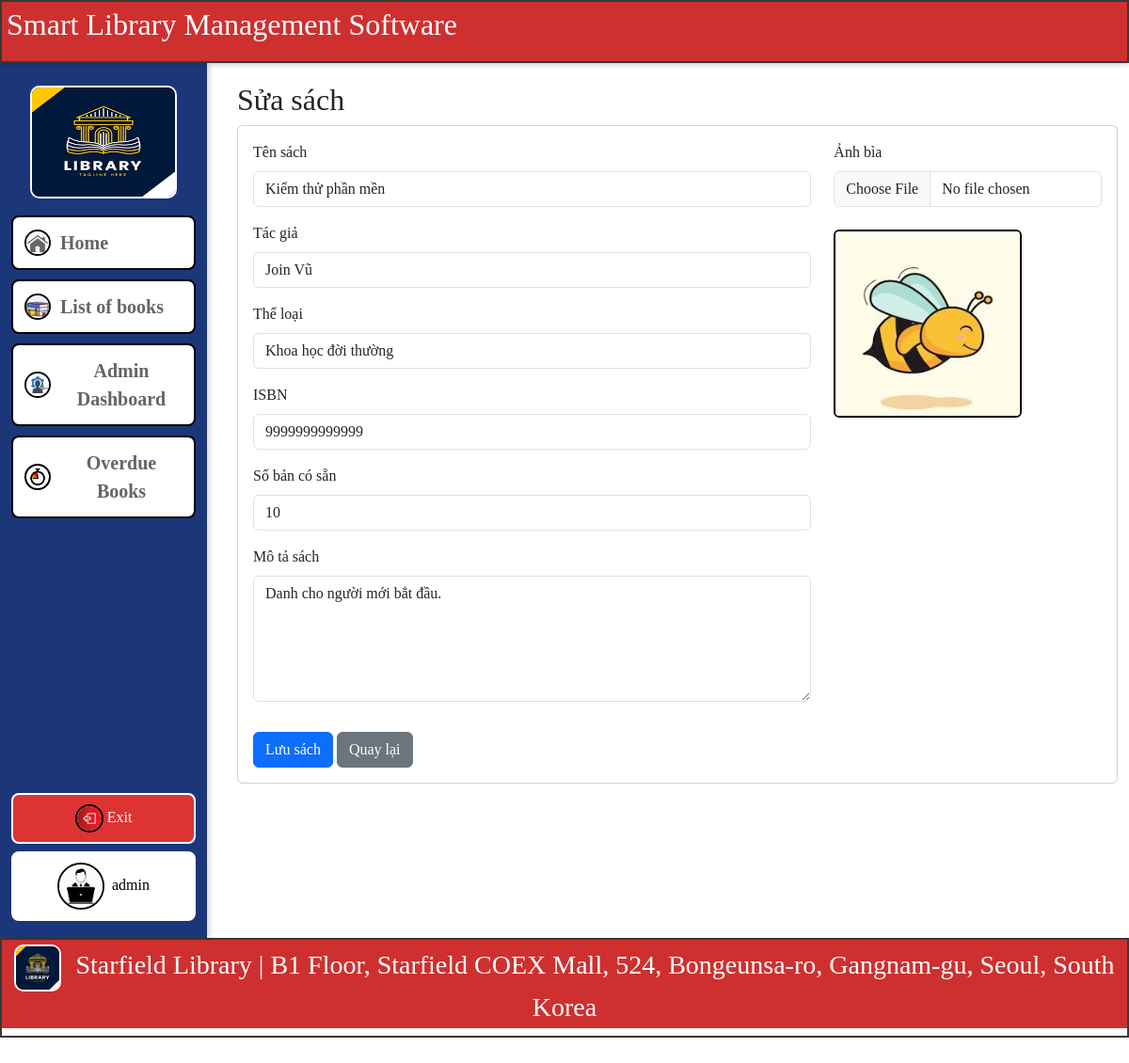
/books/edit/5 (signed in), run on the app's committed database.
### app/models.py (models this page shows, shortened)
class User(UserMixin, db.Model):
    id = db.Column(db.Integer, primary_key=True)
    username = db.Column(db.String(64), unique=True, nullable=False)
    email = db.Column(db.String(120), unique=True, nullable=False)
    password_hash = db.Column(db.String(256), nullable=False)
    role = db.Column(db.String(20), default='user')  # 'admin' hoặc 'user'
    avatar = db.Column(db.String(256), default='default-avatar.png')  # static/uploads/avatars/
    cover_photo = db.Column(db.String(256), default='default-cover.jpg')  # static/uploads/covers/
    full_name = db.Column(db.String(128))  # Họ và tên đầy đủ của người dùng
    birth_date = db.Column(db.Date)  # Ngày sinh của người dùng
    address = db.Column(db.String(256))  # Địa chỉ của người dùng
    hobbies = db.Column(db.Text)  # Sở thích của người dùng
    gender = db.Column(db.String(10))  # Giới tính của người dùng

class Book(db.Model):
    id = db.Column(db.Integer, primary_key=True)
    title = db.Column(db.String(128), nullable=False, index=True)
    author = db.Column(db.String(64), nullable=False, index=True)
    genre = db.Column(db.String(64), index=True)
    isbn = db.Column(db.String(13), unique=True)
    available_copies = db.Column(db.Integer, default=1)
    cover_image = db.Column(db.String(256))  # Đường dẫn file
    description = db.Column(db.Text)        # Mô tả sách

### app/routes.py (the view, shortened to what this page needs)
    @app.route('/books/edit/<int:id>', methods=['GET', 'POST'])
    @admin_required
    def edit_book(id):
        book = Book.query.get_or_404(id)
        form = BookForm(obj=book)
        return render_template('books/form.html', form=form, book=book)

### app/forms.py
class BookForm(FlaskForm):
    title = StringField('Tên sách', validators=[DataRequired(), Length(max=128)])
    author = StringField('Tác giả', validators=[DataRequired(), Length(max=64)])
    genre = StringField('Thể loại', validators=[Optional(), Length(max=64)])
    isbn = StringField('ISBN', validators=[Optional(), Length(max=13)])
    available_copies = IntegerField('Số bản có sẵn', validators=[DataRequired(), NumberRange(min=0, max=100)], default=1)
    cover_image = FileField('Ảnh bìa', validators=[FileAllowed(['jpg', 'png', 'jpeg'])])
    description = TextAreaField('Mô tả sách', validators=[Optional(), Length(max=1000)])
    submit = SubmitField('Lưu sách')

### app/routes.py (called while the page is built)
@login_manager.user_loader
def load_user(user_id):
    return User.query.get(int(user_id))

### templates/books/form.html (shortened to what this page needs)
{% extends 'base.html' %}
{% from 'bootstrap5/form.html' import render_form, render_field %}
{% block content %}
<h2>{% if book %}Sửa sách{% else %}Thêm sách mới{% endif %}</h2>
<div class="card">
    <div class="card-body">
        <form method="POST" enctype="multipart/form-data">
            <div class="row">
                <div class="col-md-8">
                    {{ render_field(form.title) }}
                    {{ render_field(form.author) }}
                    {{ render_field(form.genre) }}
                    {{ render_field(form.isbn) }}
                    {{ render_field(form.available_copies) }}
                    {{ render_field(form.description, rows=5) }}
                </div>
                <div class="col-md-4">
                    {{ render_field(form.cover_image) }}
                    {% if book and book.cover_image %}
                        <img src="{{ url_for('static', filename=book.cover_image) }}" class="img-fluid rounded mt-2" style="max-height: 200px;">
                    {% endif %}
                </div>
            </div>
            <div class="mt-3">
                {{ form.submit(class="btn btn-primary") }}
                <a href="{{ url_for('books') }}" class="btn btn-secondary">Quay lại</a>
            </div>
        </form>
    </div>
</div>
{% endblock %}

### templates/base.html (shortened to what this page needs)
<!DOCTYPE html>
<html lang="vi">
<head>
    {% from 'bootstrap5/utils.html' import render_messages %}
    {% from 'bootstrap5/nav.html' import render_nav_item %}
    {{ bootstrap.load_css() }}
    <link rel="stylesheet" href="{{ url_for('static', filename='css/style.css') }}">
</head>
<body style="font-family: 'Times New Roman', Times, serif;">
    {% if current_user.is_authenticated %}
    <div class="app-layout-80" style="margin-bottom: 0%;border: 2px solid hsl(0, 0%, 22%); background: #CE3030;">
        <h2 style="background: #CE3030; color: white; padding: 10px; padding: 5px">Smart Library Management Software</h2>
    </div>
    {% endif %}
    <div class="app-layout" style="margin-top: 0%;">
        {% if current_user.is_authenticated %}
            <aside class="sidebar">
                <a href="{{ url_for('index') }}">
                <div class="sidebar-logo">
                    <img src="{{ url_for('static', filename='img/logo-library.png') }}" alt="logo" width="120" height="120">
                </div>
                </a>
                <nav class="sidebar-nav" style="text-align: center;">
                    <a class="btn btn-aside" href="{{ url_for('index') }}" style="background-color: #ffffff; border: 2px solid rgb(0, 0, 0);color: #656565; font-size: 20px; font-weight: bolder;"><img src="{{ url_for('static', filename='img/logo-home.png') }}" alt="" width="50" height="50"> Home</a>
                    <a class="btn btn-aside" href="{{ url_for('books') }}" style="background-color: #ffffff; border: 2px solid rgb(0, 0, 0);color: #656565; font-size: 20px; font-weight: bolder;"><img src="{{ url_for('static', filename='img/danh-sach-sach.jpg') }}" alt=""> List of books</a>
                    {% if current_user.role == 'admin' %}
                        <a class="btn btn-aside" href="{{ url_for('admin_dashboard') }}" style="background-color: #ffffff; border: 2px solid rgb(0, 0, 0);color: #656565; font-size: 20px; font-weight: bolder;"><img src="{{ url_for('static', filename='img/Dashboard-Quan-tri.jpg') }}" alt=""> Admin Dashboard</a>
                        <a class="btn btn-aside" href="{{ url_for('admin_overdue') }}" style="background-color: #ffffff; border: 2px solid rgb(0, 0, 0);color: #656565; font-size: 20px; font-weight: bolder;"><img src="{{ url_for('static', filename='img/sach-qua-han.png') }}" alt=""> Overdue Books</a>
                    {% endif %}
                </nav>
                <div class="sidebar-footer">
                    <a class="btn btn-exit" href="{{ url_for('logout') }}" style="border: 2px solid rgb(255, 255, 255);"><img src="{{ url_for('static', filename='img/logout.jpg') }}" alt="Logout" width="30" height="30" class="rounded-circle me-1">Exit</a>
                    <a class="btn btn-admin" href="{{ url_for('profile') }}" style="border: 2px solid rgb(255, 255, 255);" >
                        {% if current_user.role == 'admin' %}
                            <img src="{{ url_for('static', filename='img/logo_admin.jpg') }}" alt="Admin Avatar" width="50" height="50" class="rounded-circle me-1">
                        {% else %}
                            <img src="{{ url_for('static', filename='img/logo_user.png') }}" alt="User Avatar" width="50" height="50" class="rounded-circle me-1">
                        {% endif %}
                        {{ current_user.username }}
                    </a>
                </div>
            </aside>
        {% endif %}
        <main class="content container mt-4">
            {% block content %}{% endblock %}
        </main>
    </div>
    {% if current_user.is_authenticated %}
    <div class="app-layout-80" style="margin-bottom: 0%; border: 2px solid hsl(0, 0%, 22%);">
        <h3 style="background: #CE3030; padding: 10px; padding: 5px; font-weight: normal; font-family: 'Times New Roman', Times, serif; text-align: center;color: #ffffff;"><a href="{{ url_for('index') }}"><img src="{{ url_for('static', filename='img/logo-library.png') }}" alt="Library Logo" width="50" height="50" class="me-2"></a> Starfield Library | B1 Floor, Starfield COEX Mall, 524, Bongeunsa-ro, Gangnam-gu, Seoul, South Korea</h3>
    </div>
    {% endif %}
</body>
</html>

### static/css/style.css (style rules this page uses)
body { background-color: #ffffff; }
.app-layout { height: auto; display: flex; align-items: flex-start; gap: 20px; }
.app-layout img { border: 2px solid hsl(0, 0%, 0%); border-radius: 50%; }
.sidebar { width: 220px; background: linear-gradient(180deg,#1C3779,#1C3779); padding: 18px 12px; min-height: calc(100vh - 80px); box-shadow: 2px 0 6px rgba(0,0,0,0.2); display: flex; flex-direction: column; }
.content { flex: 1 1 auto; }
.sidebar-logo img { width: 80%; border-radius: 10px; display:block; margin: 6px auto 12px; border: 2px solid #ffffff; }
.sidebar-nav { display:flex; flex-direction:column; gap: 10px; margin-top: 6px; }
.btn-aside { display:flex; align-items:center; gap: 10px; padding: 12px; background: #264f78; color: #fff; border-radius: 8px; text-decoration: none; }
.btn-aside img { width: 28px; height: 28px; object-fit: contain; }
.sidebar-footer { margin-top: auto; display:flex; flex-direction:column; gap:8px; }
.btn-exit { background: #d33; color:#fff; padding:10px; border-radius:8px; text-align:center; text-decoration:none; display:block; }
.btn-admin { background: #fff; color:#000; padding:10px; border-radius:8px; text-align:center; text-decoration:none; display:block; }
.me-2 { border: 2px solid white; border-radius: 10px; }

### templates/base.html (style rules this page uses)
:root { --header-height: 67px; --footer-height: 67px; --sidebar-width: 220px; --content-bottom-padding: 30px; }
body { font-family: 'Times New Roman', Times, serif; margin: 0; height: 100vh; overflow: hidden; }
.app-layout-80:first-child { position: fixed; top: 0; left: 0; width: 100%; height: var(--header-height); z-index: 1030; margin-bottom: 0 !important; box-shadow: 0 2px 5px rgba(0,0,0,0.2); }
.app-layout-80 h2 { margin: 0; }
.app-layout { display: flex; height: calc(100vh - var(--header-height) - var(--footer-height)); margin-top: var(--header-height) !important; margin-bottom: 0 !important; position: relative; gap: 20px; }
.sidebar { width: var(--sidebar-width); height: 100%; min-height: 100%; overflow-y: auto; }
.content { flex: 1; height: 100%; overflow-y: auto; padding-top: 20px; padding-bottom: calc(var(--footer-height) + var(--content-bottom-padding)); }
.content.container.mt-4 { margin-top: 0 !important; }

### data on the page
User: username "admin"
Book: title "Kiểm thử phần mền", author "Join Vũ", genre "Khoa học đời thường", isbn "9999999999999", available_copies "10", description "Danh cho người mới bắt đầu.", cover_image (picture)
